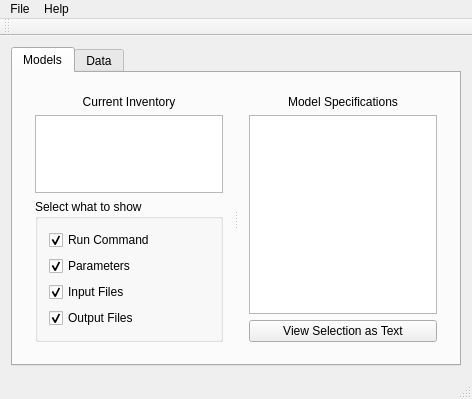
<?xml version="1.0" encoding="UTF-8"?>
<ui version="4.0">
 <class>MadMainWindow</class>
 <widget class="QMainWindow" name="MadMainWindow">
  <property name="geometry">
   <rect>
    <x>0</x>
    <y>0</y>
    <width>472</width>
    <height>399</height>
   </rect>
  </property>
  <property name="windowTitle">
   <string>MadMainWindow</string>
  </property>
  <widget class="QWidget" name="centralWidget">
   <layout class="QGridLayout" name="gridLayout_2">
    <item row="0" column="0">
     <widget class="QTabWidget" name="tabwidMainWin">
      <property name="currentIndex">
       <number>0</number>
      </property>
      <widget class="QWidget" name="tabModels">
       <attribute name="title">
        <string>Models</string>
       </attribute>
       <layout class="QGridLayout" name="gridLayout_3">
        <item row="0" column="0">
         <widget class="QSplitter" name="splitter">
          <property name="orientation">
           <enum>Qt::Horizontal</enum>
          </property>
          <widget class="QWidget" name="layoutWidget">
           <layout class="QVBoxLayout" name="verticalLayout">
            <item>
             <widget class="QLabel" name="lblCurrentInventory">
              <property name="text">
               <string>Current Inventory</string>
              </property>
              <property name="alignment">
               <set>Qt::AlignCenter</set>
              </property>
             </widget>
            </item>
            <item>
             <widget class="QTreeView" name="trvwCurrentInventory">
              <property name="toolTip">
               <string>&lt;html&gt;&lt;head/&gt;&lt;body&gt;&lt;p&gt;Select a model&lt;/p&gt;&lt;/body&gt;&lt;/html&gt;</string>
              </property>
              <property name="whatsThis">
               <string>&lt;html&gt;&lt;head/&gt;&lt;body&gt;&lt;p&gt;All &lt;span style=&quot; font-style:italic;&quot;&gt;'known'&lt;/span&gt; models are displayed here.  When selected, the specifics will be displayed to the right.&lt;/p&gt;&lt;/body&gt;&lt;/html&gt;</string>
              </property>
             </widget>
            </item>
            <item>
             <widget class="QGroupBox" name="grpbxWhatToShow">
              <property name="toolTip">
               <string>&lt;html&gt;&lt;head/&gt;&lt;body&gt;&lt;p&gt;Select desired info to display&lt;/p&gt;&lt;/body&gt;&lt;/html&gt;</string>
              </property>
              <property name="title">
               <string>Select what to show</string>
              </property>
              <layout class="QGridLayout" name="gridLayout">
               <item row="0" column="0">
                <widget class="QCheckBox" name="chbxRunCommand">
                 <property name="toolTip">
                  <string>&lt;html&gt;&lt;head/&gt;&lt;body&gt;&lt;p&gt;Provides maximum detail of the run command for the model selected above.&lt;/p&gt;&lt;/body&gt;&lt;/html&gt;</string>
                 </property>
                 <property name="whatsThis">
                  <string>&lt;html&gt;&lt;head/&gt;&lt;body&gt;&lt;p&gt;Provides maximum detail of the run command for the model selected above.&lt;/p&gt;&lt;/body&gt;&lt;/html&gt;</string>
                 </property>
                 <property name="text">
                  <string>Run Command</string>
                 </property>
                 <property name="checked">
                  <bool>true</bool>
                 </property>
                </widget>
               </item>
               <item row="1" column="0">
                <widget class="QCheckBox" name="chbxParameters">
                 <property name="toolTip">
                  <string>&lt;html&gt;&lt;head/&gt;&lt;body&gt;&lt;p&gt;Provides maximum detail of all parameters for the model selected above.&lt;/p&gt;&lt;/body&gt;&lt;/html&gt;</string>
                 </property>
                 <property name="whatsThis">
                  <string>&lt;html&gt;&lt;head/&gt;&lt;body&gt;&lt;p&gt;Provides maximum detail of all parameters for the model selected above.&lt;/p&gt;&lt;/body&gt;&lt;/html&gt;</string>
                 </property>
                 <property name="text">
                  <string>Parameters</string>
                 </property>
                 <property name="checked">
                  <bool>true</bool>
                 </property>
                </widget>
               </item>
               <item row="2" column="0">
                <widget class="QCheckBox" name="chbxInputData">
                 <property name="toolTip">
                  <string>&lt;html&gt;&lt;head/&gt;&lt;body&gt;&lt;p&gt;Provides maximum detail of all input files required for the model selected above.&lt;/p&gt;&lt;/body&gt;&lt;/html&gt;</string>
                 </property>
                 <property name="whatsThis">
                  <string>&lt;html&gt;&lt;head/&gt;&lt;body&gt;&lt;p&gt;Provides maximum detail of all input files required for the model selected above.&lt;/p&gt;&lt;/body&gt;&lt;/html&gt;</string>
                 </property>
                 <property name="text">
                  <string>Input Files</string>
                 </property>
                 <property name="checked">
                  <bool>true</bool>
                 </property>
                </widget>
               </item>
               <item row="3" column="0">
                <widget class="QCheckBox" name="checkBox">
                 <property name="toolTip">
                  <string>&lt;html&gt;&lt;head/&gt;&lt;body&gt;&lt;p&gt;Provides maximum detail of all output files created by the model selected above.&lt;/p&gt;&lt;/body&gt;&lt;/html&gt;</string>
                 </property>
                 <property name="whatsThis">
                  <string>&lt;html&gt;&lt;head/&gt;&lt;body&gt;&lt;p&gt;Provides maximum detail of all output files created by the model selected above.&lt;/p&gt;&lt;/body&gt;&lt;/html&gt;</string>
                 </property>
                 <property name="text">
                  <string>Output Files</string>
                 </property>
                 <property name="checked">
                  <bool>true</bool>
                 </property>
                </widget>
               </item>
              </layout>
             </widget>
            </item>
           </layout>
          </widget>
          <widget class="QWidget" name="layoutWidget">
           <layout class="QVBoxLayout" name="vlayoutModelSpecs">
            <item>
             <widget class="QLabel" name="lblModelSpecs">
              <property name="text">
               <string>Model Specifications</string>
              </property>
              <property name="alignment">
               <set>Qt::AlignCenter</set>
              </property>
             </widget>
            </item>
            <item>
             <widget class="QColumnView" name="colvwModelSpecs"/>
            </item>
            <item>
             <widget class="QPushButton" name="pbViewAsText">
              <property name="toolTip">
               <string>&lt;html&gt;&lt;head/&gt;&lt;body&gt;&lt;p&gt;Details of selection opens in a new text window&lt;/p&gt;&lt;/body&gt;&lt;/html&gt;</string>
              </property>
              <property name="text">
               <string>View Selection as Text</string>
              </property>
             </widget>
            </item>
           </layout>
          </widget>
         </widget>
        </item>
       </layout>
      </widget>
      <widget class="QWidget" name="tabData">
       <attribute name="title">
        <string>Data</string>
       </attribute>
       <widget class="QComboBox" name="modelNameComboBox">
        <property name="enabled">
         <bool>true</bool>
        </property>
        <property name="geometry">
         <rect>
          <x>40</x>
          <y>220</y>
          <width>331</width>
          <height>26</height>
         </rect>
        </property>
        <property name="currentIndex">
         <number>0</number>
        </property>
        <property name="modelColumn">
         <number>0</number>
        </property>
        <item>
         <property name="text">
          <string>CMAP</string>
         </property>
        </item>
        <item>
         <property name="text">
          <string>I-COADS</string>
         </property>
        </item>
        <item>
         <property name="text">
          <string>CRU TS 2.0</string>
         </property>
        </item>
        <item>
         <property name="text">
          <string>Dai</string>
         </property>
        </item>
        <item>
         <property name="text">
          <string>HadISST</string>
         </property>
        </item>
        <item>
         <property name="text">
          <string>Hulme (CRU)</string>
         </property>
        </item>
        <item>
         <property name="text">
          <string>Jones (CRU) Air Temperature</string>
         </property>
        </item>
        <item>
         <property name="text">
          <string>Jones (CRU) SLP</string>
         </property>
        </item>
        <item>
         <property name="text">
          <string>Kaplan (SLP)</string>
         </property>
        </item>
        <item>
         <property name="text">
          <string>Kaplan (SST)</string>
         </property>
        </item>
        <item>
         <property name="text">
          <string>Lucas and Waliser Satellite ECT-Corrected OLR</string>
         </property>
        </item>
        <item>
         <property name="text">
          <string>NCAR Sea Level Pressure</string>
         </property>
        </item>
        <item>
         <property name="text">
          <string>NCEP/NCAR Reanalysis</string>
         </property>
        </item>
        <item>
         <property name="text">
          <string>Reynold Reconstructed SST</string>
         </property>
        </item>
        <item>
         <property name="text">
          <string>Reynolds Optimum Interpolation (OI) SST</string>
         </property>
        </item>
        <item>
         <property name="text">
          <string>Reynolds Optimum Interpolation Ver. 2 (OI.v2) SST</string>
         </property>
        </item>
        <item>
         <property name="text">
          <string>Smith and Reynolds Extended Reconstructed SST (ERSST)</string>
         </property>
        </item>
        <item>
         <property name="text">
          <string>Other</string>
         </property>
        </item>
       </widget>
      </widget>
     </widget>
    </item>
   </layout>
  </widget>
  <widget class="QMenuBar" name="menuBar">
   <property name="geometry">
    <rect>
     <x>0</x>
     <y>0</y>
     <width>472</width>
     <height>21</height>
    </rect>
   </property>
   <widget class="QMenu" name="menuFile">
    <property name="title">
     <string>File</string>
    </property>
    <addaction name="actionOpen"/>
   </widget>
   <widget class="QMenu" name="menuHelp">
    <property name="title">
     <string>Help</string>
    </property>
    <addaction name="actionAbout"/>
   </widget>
   <addaction name="menuFile"/>
   <addaction name="menuHelp"/>
  </widget>
  <widget class="QToolBar" name="mainToolBar">
   <attribute name="toolBarArea">
    <enum>TopToolBarArea</enum>
   </attribute>
   <attribute name="toolBarBreak">
    <bool>false</bool>
   </attribute>
  </widget>
  <widget class="QStatusBar" name="statusBar"/>
  <action name="actionOpen">
   <property name="text">
    <string>Open</string>
   </property>
  </action>
  <action name="actionAbout">
   <property name="text">
    <string>About</string>
   </property>
  </action>
 </widget>
 <layoutdefault spacing="6" margin="11"/>
 <resources/>
 <connections/>
</ui>
